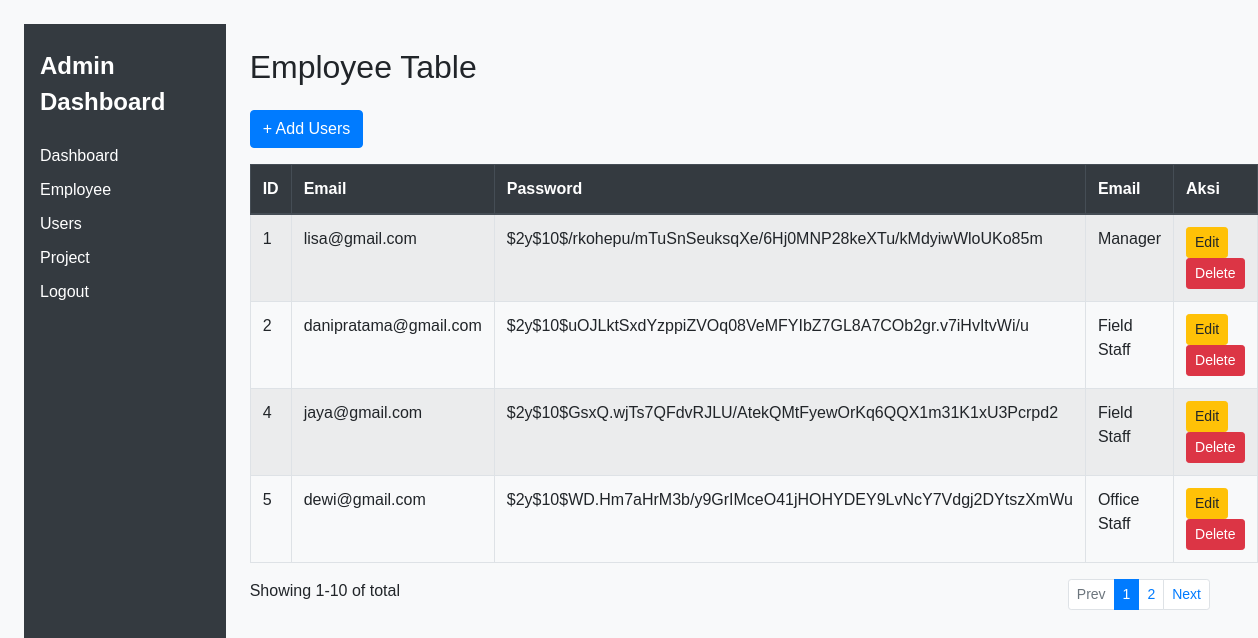
Screenshot of /admin/user_list.php with the database file from the repository.
### tables this page shows
CREATE TABLE `users` (
  `id` int(11) NOT NULL,
  `email` varchar(100) DEFAULT NULL,
  `password` varchar(255) DEFAULT NULL,
  `role` enum('Field Staff','Office Staff','Manager') DEFAULT NULL,
  `employee_id` int(11) DEFAULT NULL
);

### admin/user_list.php (the view, shortened to what this page needs)
<?php
include __DIR__ . '/../includes/koneksi.php';
$result = $conn->query("SELECT * FROM users");
?>
<!DOCTYPE html>
<html lang="en">
<head>
    <link rel="stylesheet" href="https://cdn.jsdelivr.net/npm/bootstrap@4.6.2/dist/css/bootstrap.min.css">
    <link rel="stylesheet" href="/employee_monitoring/assets/css/admin.css">
</head>
<body class="p-4 bg-light">
    <div class="container-fluid">
        <div class="row">
            <?php include '../includes/sidebar_admin.php'; ?>
            <div class="col-md-10 p-4">
                <h2 class="mb-4">Employee Table</h2>
                <div class="text-left mb-3">
                    <a href="add_users.php" class="btn btn-primary">+ Add Users</a>
                </div>
                <table class="table table-bordered table-striped">
                    <thead class="thead-dark">
                        <tr>
                            <th>ID</th>
                            <th>Email</th>
                            <th>Password</th>
                            <th>Email</th>
                            <th>Aksi</th>
                        </tr>
                    </thead>
                    <tbody>
                        <?php while ($row = $result->fetch_assoc()): ?>
                            <tr>
                                <td><?= $row['id'] ?></td>
                                <td><?= $row['email'] ?></td>
                                <td><?= $row['password'] ?? '-' ?></td>
                                <td><?= $row['role'] ?></td>
                                <td>
                                    <a href="edit_user.php?id=<?= $row['id'] ?>" class="btn btn-sm btn-warning">Edit</a>
                                    <a href="delete_user.php?id=<?= $row['id'] ?>" class="btn btn-sm btn-danger"
                                        onclick="return confirm('Yakin ingin menghapus?')">Delete</a>
                                </td>
                            </tr>
                        <?php endwhile; ?>
                    </tbody>
                </table>
                <div class="d-flex justify-content-between">
                    <span>Showing 1-10 of total</span>
                    <nav>
                        <ul class="pagination pagination-sm">
                            <li class="page-item disabled"><a class="page-link" href="#">Prev</a></li>
                            <li class="page-item active"><a class="page-link" href="#">1</a></li>
                            <li class="page-item"><a class="page-link" href="#">2</a></li>
                            <li class="page-item"><a class="page-link" href="#">Next</a></li>
                        </ul>
                    </nav>
                </div>
            </div>
</body>
</html>

### assets/css/admin.css (style rules this page uses)
body { background-color: #f7f7f7; margin: 0; padding: 0; font-family: sans-serif; }

### rows the page displays
users: id "1", email "lisa@gmail.com", password "$2y$10$/rkohepu/mTuSnSeuksqXe/6Hj0MNP28keXTu/kMdyiwWloUKo85m", role "Manager"
users: id "2", email "danipratama@gmail.com", password "$2y$10$uOJLktSxdYzppiZVOq08VeMFYIbZ7GL8A7COb2gr.v7iHvItvWi/u", role "Field Staff"
users: id "4", email "jaya@gmail.com", password "$2y$10$GsxQ.wjTs7QFdvRJLU/AtekQMtFyewOrKq6QQX1m31K1xU3Pcrpd2", role "Field Staff"
users: id "5", email "dewi@gmail.com", password "$2y$10$WD.Hm7aHrM3b/y9GrIMceO41jHOHYDEY9LvNcY7Vdgj2DYtszXmWu", role "Office Staff"
